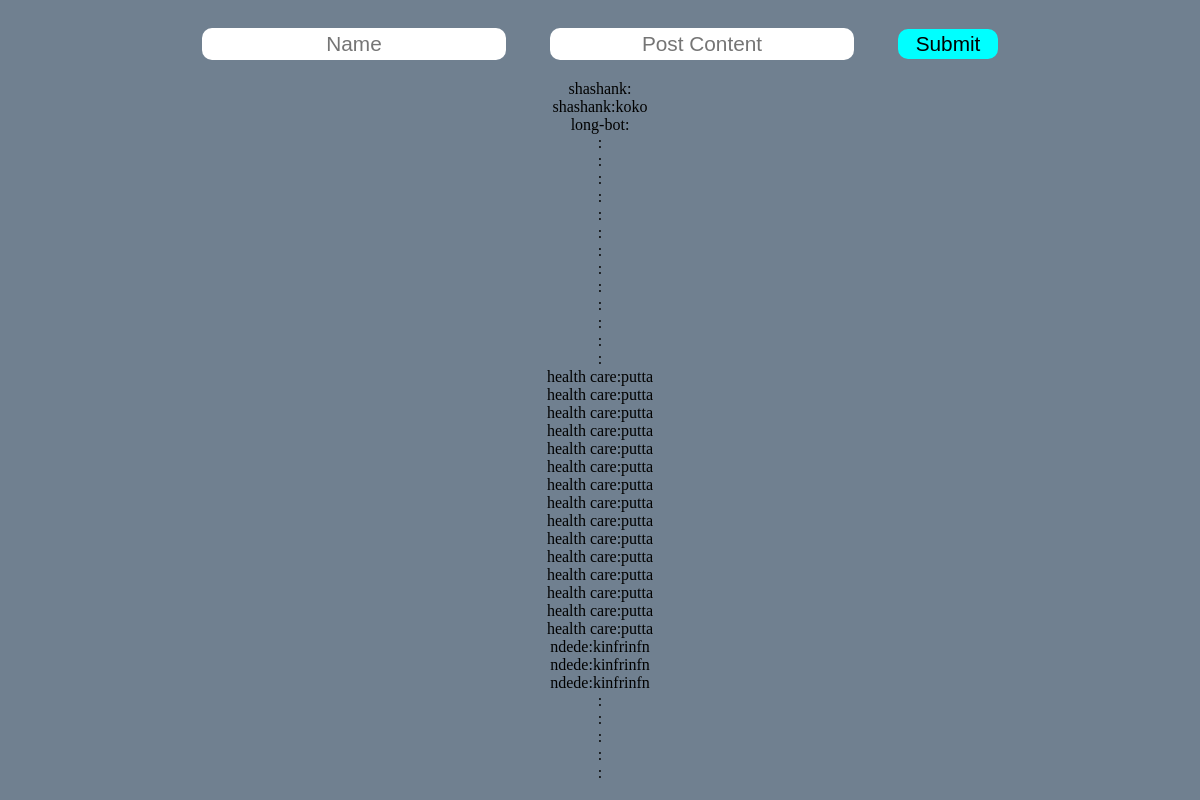
The page / on the database its author committed.
### tables this page shows
CREATE TABLE posts (
        id integer primary key autoincrement,
        name text not null,
        content text not null

    );

### app.py (the view)
@app.route("/", methods=['GET','POST'])
def index():
    if request.method == 'GET':
        pass
    if request.method == 'POST':
        name = request.form.get('name')
        post = request.form.get('post')
        create_post(name, post)
    posts = get_posts()
    return render_template('index.html', posts=posts)

### models.py (called while the page is built)
def get_posts():
    con = sql.connect(path.join(ROOT, 'database.db'))
    cur = con.cursor()
    cur.execute('select * from posts')
    posts = cur.fetchall()
    return posts

### templates/index.html (shortened to what this page needs)
<!DOCTYPE html>
<html lang="en">
<head>
    <link rel="stylesheet" href="{{ url_for('static', filename='css/main.css')}}">
</head>
<body>
    <form action="/", method="post">
        <input placeholder="Name" name="name">
        <input placeholder="Post Content" name="post">
        <input type="submit" value="Submit" id="sub">
    </form>
    {% for post in posts %}
    <div>{{ post[1] + ':' + post[2] }}</div>
    {% endfor %}
</body>
</html>

### static/css/main.css (style rules this page uses)
body { background-color: slategray; text-align: center; }
input { width: 300px; height: 30px; margin: 20px; border: none; border-radius: 10px; text-align: center; font-size: 1.3rem; }
#sub { width: 100px; background-color: aqua; }

### rows shown on the page
posts: name+content "shashank:"
posts: name+content "shashank:koko"
posts: name+content "long-bot:"
posts: name+content ":"
posts: name+content ":"
posts: name+content ":"
posts: name+content ":"
posts: name+content ":"
posts: name+content ":"
posts: name+content ":"
posts: name+content ":"
posts: name+content ":"
posts: name+content ":"
posts: name+content ":"
posts: name+content ":"
posts: name+content ":"
posts: name+content "health care:putta"
posts: name+content "health care:putta"
posts: name+content "health care:putta"
posts: name+content "health care:putta"
posts: name+content "health care:putta"
posts: name+content "health care:putta"
posts: name+content "health care:putta"
posts: name+content "health care:putta"
posts: name+content "health care:putta"
posts: name+content "health care:putta"
posts: name+content "health care:putta"
posts: name+content "health care:putta"
posts: name+content "health care:putta"
posts: name+content "health care:putta"
posts: name+content "health care:putta"
posts: name+content "ndede:kinfrinfn"
posts: name+content "ndede:kinfrinfn"
posts: name+content "ndede:kinfrinfn"
posts: name+content ":"
posts: name+content ":"
posts: name+content ":"
posts: name+content ":"
posts: name+content ":"
